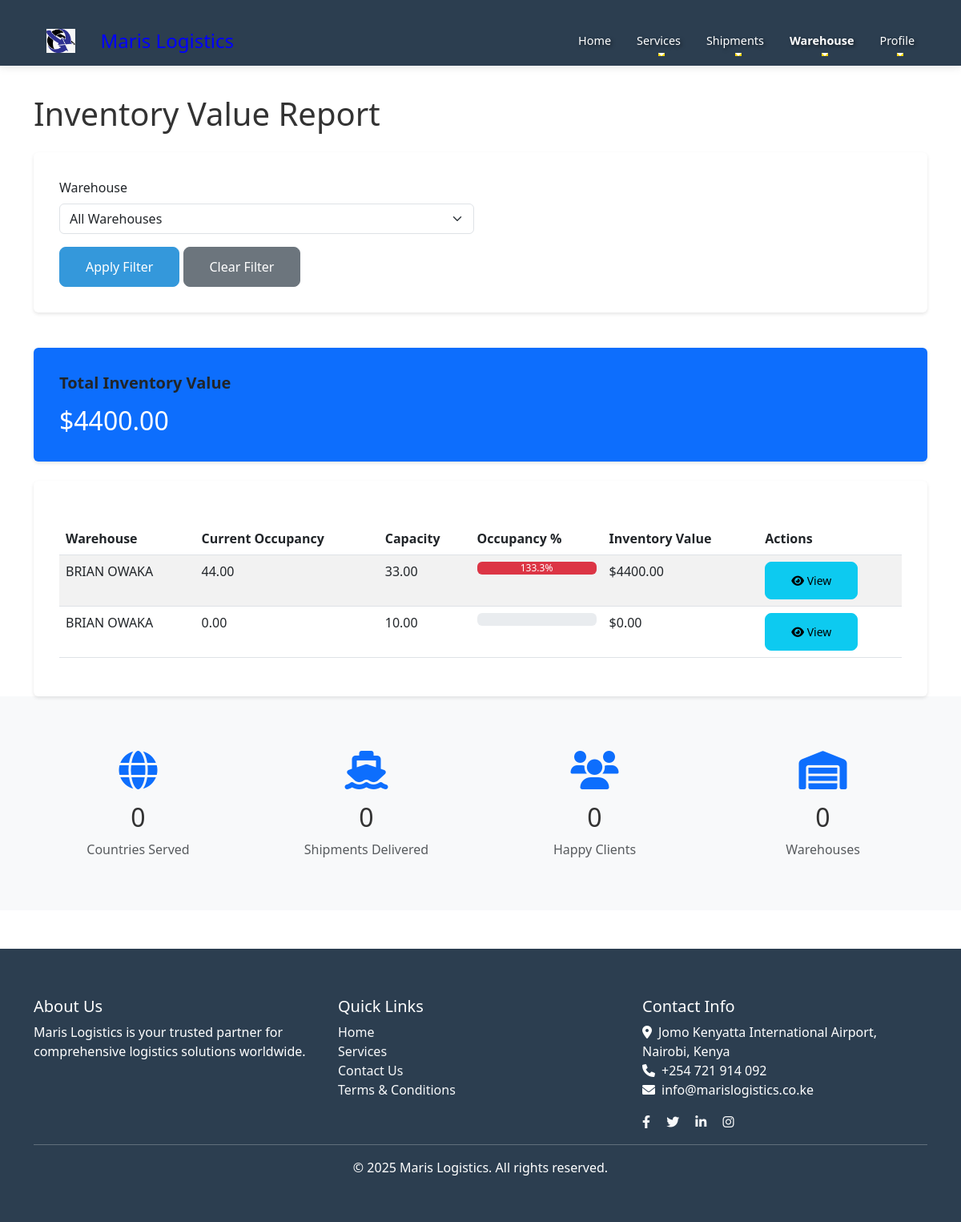
Screenshot of /warehouses/inventory/value-report/ (signed in) with the database file from the repository.
### warehouses/models.py (models this page shows, shortened)
class Warehouse(models.Model):
    name = models.CharField(max_length=100)
    location = models.CharField(max_length=200)
    capacity = models.DecimalField(max_digits=10, decimal_places=2, validators=[MinValueValidator(0)])
    current_occupancy = models.DecimalField(max_digits=10, decimal_places=2, default=0)
    is_active = models.BooleanField(default=True)
    created_at = models.DateTimeField(auto_now_add=True)
    updated_at = models.DateTimeField(auto_now=True)
    class Meta:
        ordering = ['-created_at']

### warehouses/views.py (the view)
# urls.py: path('inventory/value-report/', views.inventory_value_report, name='inventory_value_report'),
@login_required
def inventory_value_report(request):
    warehouse_id = request.GET.get('warehouse')
    page = request.GET.get('page', 1)
    warehouses = Warehouse.objects.all()
    VALUE_PER_UNIT = 100
    warehouse_values = Warehouse.objects.annotate(
        total_value=ExpressionWrapper(
            F('current_occupancy') * VALUE_PER_UNIT,
            output_field=DecimalField(max_digits=10, decimal_places=2)
        ),
        calc_occupancy_pct=ExpressionWrapper(
            (F('current_occupancy') * 100.0) / F('capacity'),
            output_field=DecimalField(max_digits=5, decimal_places=2)
        )
    ).filter(is_active=True)
    if warehouse_id:
        warehouse_values = warehouse_values.filter(id=warehouse_id)
    total_value = warehouse_values.aggregate(
        total=Sum('total_value')
    )['total'] or 0
    warehouse_values = warehouse_values.order_by('-total_value')
    paginator = Paginator(warehouse_values, 10)  # Show 10 warehouses per page
    values = paginator.get_page(page)
    context = {
        'warehouses': warehouses,
        'selected_warehouse': int(warehouse_id) if warehouse_id else None,
        'values': values,
        'total_value': total_value,
    }
    return render(request, 'warehouses/inventory_value_report.html', context)

### templates/warehouses/inventory_value_report.html (shortened to what this page needs)
{% extends 'base.html' %}
{% block content %}
<div class="container mt-5">
    <div class="row">
        <div class="col-12">
            <h1 class="mb-4">Inventory Value Report</h1>
            <div class="card mb-4">
                <div class="card-body">
                    <form method="get" class="row g-3">
                        <div class="col-md-6">
                            <label for="warehouse" class="form-label">Warehouse</label>
                            <select class="form-select" id="warehouse" name="warehouse">
                                <option value="">All Warehouses</option>
                            </select>
                        </div>
                        <div class="col-12">
                            <button type="submit" class="btn btn-primary">Apply Filter</button>
                            <a href="{% url 'warehouses:inventory_value_report' %}" class="btn btn-secondary">Clear Filter</a>
                        </div>
                    </form>
                </div>
            </div>
            <div class="row mb-4">
                <div class="col-md-12">
                    <div class="card bg-primary text-white">
                        <div class="card-body">
                            <h5 class="card-title">Total Inventory Value</h5>
                            <h2 class="mb-0">${{ total_value|floatformat:2 }}</h2>
                        </div>
                    </div>
                </div>
            </div>
            <div class="card">
                <div class="card-body">
                    <div class="table-responsive">
                        <table class="table table-striped table-hover">
                            <thead>
                                <tr>
                                    <th>Warehouse</th>
                                    <th>Current Occupancy</th>
                                    <th>Capacity</th>
                                    <th>Occupancy %</th>
                                    <th>Inventory Value</th>
                                    <th>Actions</th>
                                </tr>
                            </thead>
                            <tbody>
                                {% for value in values %}
                                <tr>
                                    <td>{{ value.name }}</td>
                                    <td>{{ value.current_occupancy }}</td>
                                    <td>{{ value.capacity }}</td>
                                    <td>
                                        <div class="progress">
                                            <div class="progress-bar {% if value.calc_occupancy_pct >= 90 %}bg-danger{% elif value.calc_occupancy_pct >= 75 %}bg-warning{% else %}bg-success{% endif %}"
                                                role="progressbar"
                                                style="width: {{ value.calc_occupancy_pct }}%;"
                                                aria-valuenow="{{ value.calc_occupancy_pct }}"
                                                aria-valuemin="0"
                                                aria-valuemax="100">
                                                {{ value.calc_occupancy_pct|floatformat:1 }}%
                                            </div>
                                        </div>
                                    </td>
                                    <td>${{ value.total_value|floatformat:2 }}</td>
                                    <td>
                                        <a href="{% url 'warehouses:warehouse_detail' value.id %}" class="btn btn-sm btn-info">
                                            <i class="fas fa-eye"></i> View
                                        </a>
                                    </td>
                                </tr>
                                {% empty %}
                                <tr>
                                    <td colspan="6" class="text-center">No inventory value data found.</td>
                                </tr>
                                {% endfor %}
                            </tbody>
                        </table>
                    </div>
                </div>
            </div>
        </div>
    </div>
</div>
{% endblock %}

### static/css/style.css (style rules this page uses)
.card { transition: transform 0.3s ease-in-out; }
.btn { border-radius: 5px; padding: 0.5rem 1.5rem; }
.btn-primary { background-color: #0d6efd; border-color: #0d6efd; }
.bg-primary { background-color: #0d6efd !important; }
:root { --primary-color: #0d6efd; --secondary-color: #6c757d; --dark-color: #212529; --light-color: #f8f9fa; --navbar-bg: #1a237e; --navbar-hover: #283593; }
body { min-height: 100vh; display: flex; flex-direction: column; font-family: 'Segoe UI', Tahoma, Geneva, Verdana, sans-serif; }
.card { border: none; transition: transform 0.3s ease, box-shadow 0.3s ease; box-shadow: 0 2px 4px rgba(0,0,0,0.1); }
.card-body { padding: 2rem; }
.card-title { color: var(--dark-color); font-weight: 600; margin-bottom: 1rem; }
.btn { padding: 0.75rem 2rem; border-radius: 0.5rem; font-weight: 500; transition: all 0.3s ease; }
.btn-primary { background-color: var(--primary-color); border-color: var(--primary-color); }

### templates/base.html (style rules this page uses)
:root { --primary-color: #2c3e50; --secondary-color: #3498db; --accent-color: #e74c3c; --text-color: #333; --light-bg: #f8f9fa; }
body { font-family: 'Segoe UI', Tahoma, Geneva, Verdana, sans-serif; color: var(--text-color); padding-top: 50px; }
.btn-primary { background-color: var(--secondary-color); border-color: var(--secondary-color); }
html { scroll-behavior: smooth; }
body { padding-top: 50px; }
.container { padding-top: 20px; }
.card, .content-section { margin-top: 20px; }
form { margin-top: 30px; }
table { margin-top: 20px; }
.delay-1 { animation-delay: 0.2s; }
.delay-2 { animation-delay: 0.4s; }
.delay-3 { animation-delay: 0.6s; }
.delay-4 { animation-delay: 0.8s; }

### rows the page displays
Warehouse: name "BRIAN OWAKA", current_occupancy "44.00", capacity "33.00", calc_occupancy_pct "133.3", total_value "4400.00"
Warehouse: name "BRIAN OWAKA", current_occupancy "0.00", capacity "10.00", total_value "0.00"

### other values shown
{{ total_value|floatformat:2 }} "4400.00"
